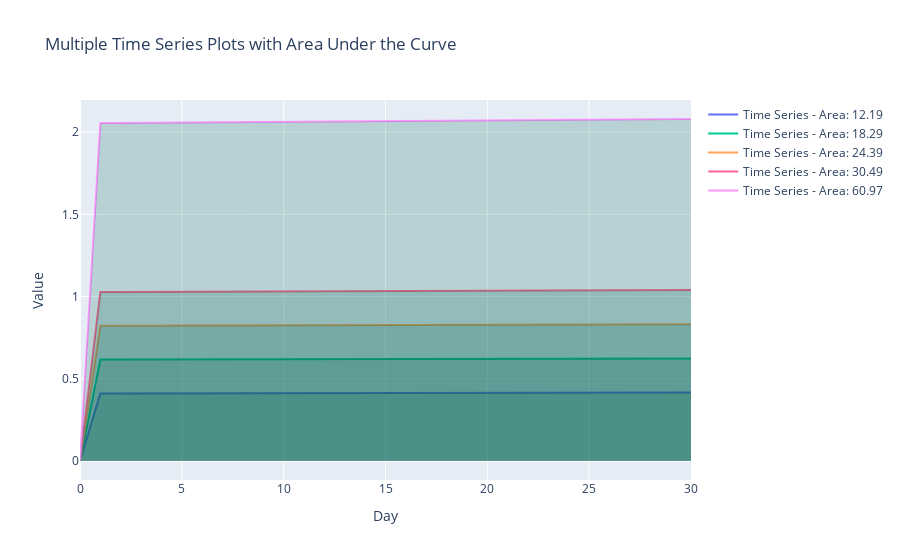

Notebook source saved alongside this figure:
### Code cell
import plotly.graph_objects as go
import numpy as np


days_values_pairs = [(a,b) for a,b in results]

# Create a Plotly figure
fig = go.Figure()

for days, values in days_values_pairs:
    # Approximate area under the curve using the trapezoidal rule
    area = np.trapz(values, days)

    # Add a line trace
    fig.add_trace(go.Scatter(
        x=days,
        y=values,
        mode='lines',
        name=f'Time Series - Area: {area:.2f}'
    ))

    # Add a filled area under the curve trace
    fig.add_trace(go.Scatter(
        x=days + days[::-1],  # Create a closed loop for the filled area
        y=values + [0]*len(values),  # Include zero values to create the closed loop
        fill='toself',  # Fill the area to itself
        fillcolor='rgba(0,100,80,0.2)',  # Set fill color with alpha (transparency)
        mode='none',
        showlegend=False  # Do not show legend for the filled area
    ))

# Set layout options
fig.update_layout(
    title='Multiple Time Series Plots with Area Under the Curve',
    xaxis_title='Day',
    yaxis_title='Value',
)

# Show the plot
fig.show()

### Figure 1 — Plotly figure (JSON) as saved in the notebook; plotly's stock layout.template omitted (floating-point values rounded to 4 significant figures)
{"data": [{"mode": "lines", "name": "Time Series - Area: 12.19", "type": "scatter", "x": [0, 1, 2, 3, 4, 5, 6, 7, 8, 9, 10, 11, 12, 13, 14, 15, 16, 17, 18, 19, 20, 21, 22, 23, 24, 25, 26, 27, 28, 29, 30], "y": [0, 0.411, 0.4111, 0.4113, 0.4115, 0.4116, 0.4118, 0.412, 0.4121, 0.4123, 0.4125, 0.4127, 0.4128, 0.413, 0.4132, 0.4133, 0.4135, 0.4137, 0.4138, 0.414, 0.4142, 0.4143, 0.4145, 0.4147, 0.4149, 0.415, 0.4152, 0.4154, 0.4155, 0.4157, 0.4159]}, {"fill": "toself", "fillcolor": "rgba(0,100,80,0.2)", "mode": "none", "showlegend": false, "type": "scatter", "x": [0, 1, 2, 3, 4, 5, 6, 7, 8, 9, 10, 11, 12, 13, 14, 15, 16, 17, 18, 19, 20, 21, 22, 23, 24, 25, 26, 27, 28, 29, 30, 30, 29, 28, 27, 26, 25, 24, 23, 22, 21, 20, 19, 18, 17, 16, 15, 14, 13, 12, 11, 10, 9, 8, 7, 6, 5, 4, 3, 2, 1, 0], "y": [0, 0.411, 0.4111, 0.4113, 0.4115, 0.4116, 0.4118, 0.412, 0.4121, 0.4123, 0.4125, 0.4127, 0.4128, 0.413, 0.4132, 0.4133, 0.4135, 0.4137, 0.4138, 0.414, 0.4142, 0.4143, 0.4145, 0.4147, 0.4149, 0.415, 0.4152, 0.4154, 0.4155, 0.4157, 0.4159, 0, 0, 0, 0, 0, 0, 0, 0, 0, 0, 0, 0, 0, 0, 0, 0, 0, 0, 0, 0, 0, 0, 0, 0, 0, 0, 0, 0, 0, 0, 0]}, {"mode": "lines", "name": "Time Series - Area: 18.29", "type": "scatter", "x": [0, 1, 2, 3, 4, 5, 6, 7, 8, 9, 10, 11, 12, 13, 14, 15, 16, 17, 18, 19, 20, 21, 22, 23, 24, 25, 26, 27, 28, 29, 30], "y": [0, 0.6164, 0.6167, 0.6169, 0.6172, 0.6175, 0.6177, 0.618, 0.6182, 0.6185, 0.6187, 0.619, 0.6192, 0.6195, 0.6197, 0.62, 0.6202, 0.6205, 0.6208, 0.621, 0.6213, 0.6215, 0.6218, 0.622, 0.6223, 0.6225, 0.6228, 0.6231, 0.6233, 0.6236, 0.6238]}, {"fill": "toself", "fillcolor": "rgba(0,100,80,0.2)", "mode": "none", "showlegend": false, "type": "scatter", "x": [0, 1, 2, 3, 4, 5, 6, 7, 8, 9, 10, 11, 12, 13, 14, 15, 16, 17, 18, 19, 20, 21, 22, 23, 24, 25, 26, 27, 28, 29, 30, 30, 29, 28, 27, 26, 25, 24, 23, 22, 21, 20, 19, 18, 17, 16, 15, 14, 13, 12, 11, 10, 9, 8, 7, 6, 5, 4, 3, 2, 1, 0], "y": [0, 0.6164, 0.6167, 0.6169, 0.6172, 0.6175, 0.6177, 0.618, 0.6182, 0.6185, 0.6187, 0.619, 0.6192, 0.6195, 0.6197, 0.62, 0.6202, 0.6205, 0.6208, 0.621, 0.6213, 0.6215, 0.6218, 0.622, 0.6223, 0.6225, 0.6228, 0.6231, 0.6233, 0.6236, 0.6238, 0, 0, 0, 0, 0, 0, 0, 0, 0, 0, 0, 0, 0, 0, 0, 0, 0, 0, 0, 0, 0, 0, 0, 0, 0, 0, 0, 0, 0, 0, 0]}, {"mode": "lines", "name": "Time Series - Area: 24.39", "type": "scatter", "x": [0, 1, 2, 3, 4, 5, 6, 7, 8, 9, 10, 11, 12, 13, 14, 15, 16, 17, 18, 19, 20, 21, 22, 23, 24, 25, 26, 27, 28, 29, 30], "y": [0, 0.8219, 0.8223, 0.8226, 0.8229, 0.8233, 0.8236, 0.8239, 0.8243, 0.8246, 0.825, 0.8253, 0.8256, 0.826, 0.8263, 0.8267, 0.827, 0.8273, 0.8277, 0.828, 0.8284, 0.8287, 0.829, 0.8294, 0.8297, 0.8301, 0.8304, 0.8307, 0.8311, 0.8314, 0.8318]}, {"fill": "toself", "fillcolor": "rgba(0,100,80,0.2)", "mode": "none", "showlegend": false, "type": "scatter", "x": [0, 1, 2, 3, 4, 5, 6, 7, 8, 9, 10, 11, 12, 13, 14, 15, 16, 17, 18, 19, 20, 21, 22, 23, 24, 25, 26, 27, 28, 29, 30, 30, 29, 28, 27, 26, 25, 24, 23, 22, 21, 20, 19, 18, 17, 16, 15, 14, 13, 12, 11, 10, 9, 8, 7, 6, 5, 4, 3, 2, 1, 0], "y": [0, 0.8219, 0.8223, 0.8226, 0.8229, 0.8233, 0.8236, 0.8239, 0.8243, 0.8246, 0.825, 0.8253, 0.8256, 0.826, 0.8263, 0.8267, 0.827, 0.8273, 0.8277, 0.828, 0.8284, 0.8287, 0.829, 0.8294, 0.8297, 0.8301, 0.8304, 0.8307, 0.8311, 0.8314, 0.8318, 0, 0, 0, 0, 0, 0, 0, 0, 0, 0, 0, 0, 0, 0, 0, 0, 0, 0, 0, 0, 0, 0, 0, 0, 0, 0, 0, 0, 0, 0, 0]}, {"mode": "lines", "name": "Time Series - Area: 30.49", "type": "scatter", "x": [0, 1, 2, 3, 4, 5, 6, 7, 8, 9, 10, 11, 12, 13, 14, 15, 16, 17, 18, 19, 20, 21, 22, 23, 24, 25, 26, 27, 28, 29, 30], "y": [0, 1.027, 1.028, 1.028, 1.029, 1.029, 1.03, 1.03, 1.03, 1.031, 1.031, 1.032, 1.032, 1.032, 1.033, 1.033, 1.034, 1.034, 1.035, 1.035, 1.035, 1.036, 1.036, 1.037, 1.037, 1.038, 1.038, 1.038, 1.039, 1.039, 1.04]}, {"fill": "toself", "fillcolor": "rgba(0,100,80,0.2)", "mode": "none", "showlegend": false, "type": "scatter", "x": [0, 1, 2, 3, 4, 5, 6, 7, 8, 9, 10, 11, 12, 13, 14, 15, 16, 17, 18, 19, 20, 21, 22, 23, 24, 25, 26, 27, 28, 29, 30, 30, 29, 28, 27, 26, 25, 24, 23, 22, 21, 20, 19, 18, 17, 16, 15, 14, 13, 12, 11, 10, 9, 8, 7, 6, 5, 4, 3, 2, 1, 0], "y": [0, 1.027, 1.028, 1.028, 1.029, 1.029, 1.03, 1.03, 1.03, 1.031, 1.031, 1.032, 1.032, 1.032, 1.033, 1.033, 1.034, 1.034, 1.035, 1.035, 1.035, 1.036, 1.036, 1.037, 1.037, 1.038, 1.038, 1.038, 1.039, 1.039, 1.04, 0, 0, 0, 0, 0, 0, 0, 0, 0, 0, 0, 0, 0, 0, 0, 0, 0, 0, 0, 0, 0, 0, 0, 0, 0, 0, 0, 0, 0, 0, 0]}, {"mode": "lines", "name": "Time Series - Area: 60.97", "type": "scatter", "x": [0, 1, 2, 3, 4, 5, 6, 7, 8, 9, 10, 11, 12, 13, 14, 15, 16, 17, 18, 19, 20, 21, 22, 23, 24, 25, 26, 27, 28, 29, 30], "y": [0, 2.055, 2.056, 2.056, 2.057, 2.058, 2.059, 2.06, 2.061, 2.062, 2.062, 2.063, 2.064, 2.065, 2.066, 2.067, 2.067, 2.068, 2.069, 2.07, 2.071, 2.072, 2.073, 2.073, 2.074, 2.075, 2.076, 2.077, 2.078, 2.079, 2.079]}, {"fill": "toself", "fillcolor": "rgba(0,100,80,0.2)", "mode": "none", "showlegend": false, "type": "scatter", "x": [0, 1, 2, 3, 4, 5, 6, 7, 8, 9, 10, 11, 12, 13, 14, 15, 16, 17, 18, 19, 20, 21, 22, 23, 24, 25, 26, 27, 28, 29, 30, 30, 29, 28, 27, 26, 25, 24, 23, 22, 21, 20, 19, 18, 17, 16, 15, 14, 13, 12, 11, 10, 9, 8, 7, 6, 5, 4, 3, 2, 1, 0], "y": [0, 2.055, 2.056, 2.056, 2.057, 2.058, 2.059, 2.06, 2.061, 2.062, 2.062, 2.063, 2.064, 2.065, 2.066, 2.067, 2.067, 2.068, 2.069, 2.07, 2.071, 2.072, 2.073, 2.073, 2.074, 2.075, 2.076, 2.077, 2.078, 2.079, 2.079, 0, 0, 0, 0, 0, 0, 0, 0, 0, 0, 0, 0, 0, 0, 0, 0, 0, 0, 0, 0, 0, 0, 0, 0, 0, 0, 0, 0, 0, 0, 0]}], "layout": {"title": {"text": "Multiple Time Series Plots with Area Under the Curve"}, "xaxis": {"title": {"text": "Day"}}, "yaxis": {"title": {"text": "Value"}}}}
